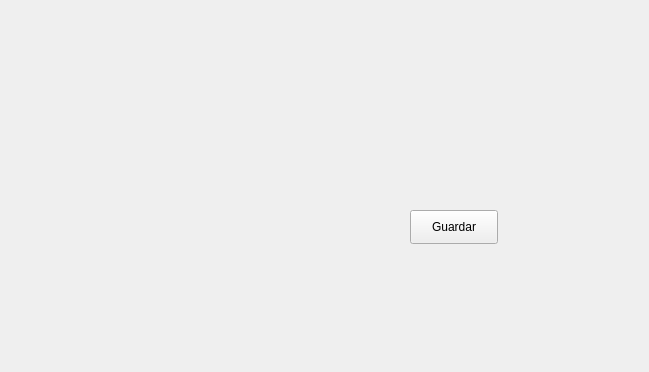
<?xml version="1.0" encoding="UTF-8"?>
<ui version="4.0">
 <class>Form</class>
 <widget class="QWidget" name="Form">
  <property name="geometry">
   <rect>
    <x>0</x>
    <y>0</y>
    <width>649</width>
    <height>372</height>
   </rect>
  </property>
  <property name="sizePolicy">
   <sizepolicy hsizetype="Preferred" vsizetype="Preferred">
    <horstretch>0</horstretch>
    <verstretch>0</verstretch>
   </sizepolicy>
  </property>
  <property name="windowTitle">
   <string>Form</string>
  </property>
  <property name="autoFillBackground">
   <bool>true</bool>
  </property>
  <widget class="QPushButton" name="pushButton">
   <property name="geometry">
    <rect>
     <x>410</x>
     <y>210</y>
     <width>88</width>
     <height>34</height>
    </rect>
   </property>
   <property name="text">
    <string>Guardar</string>
   </property>
  </widget>
 </widget>
 <resources/>
 <connections/>
</ui>
